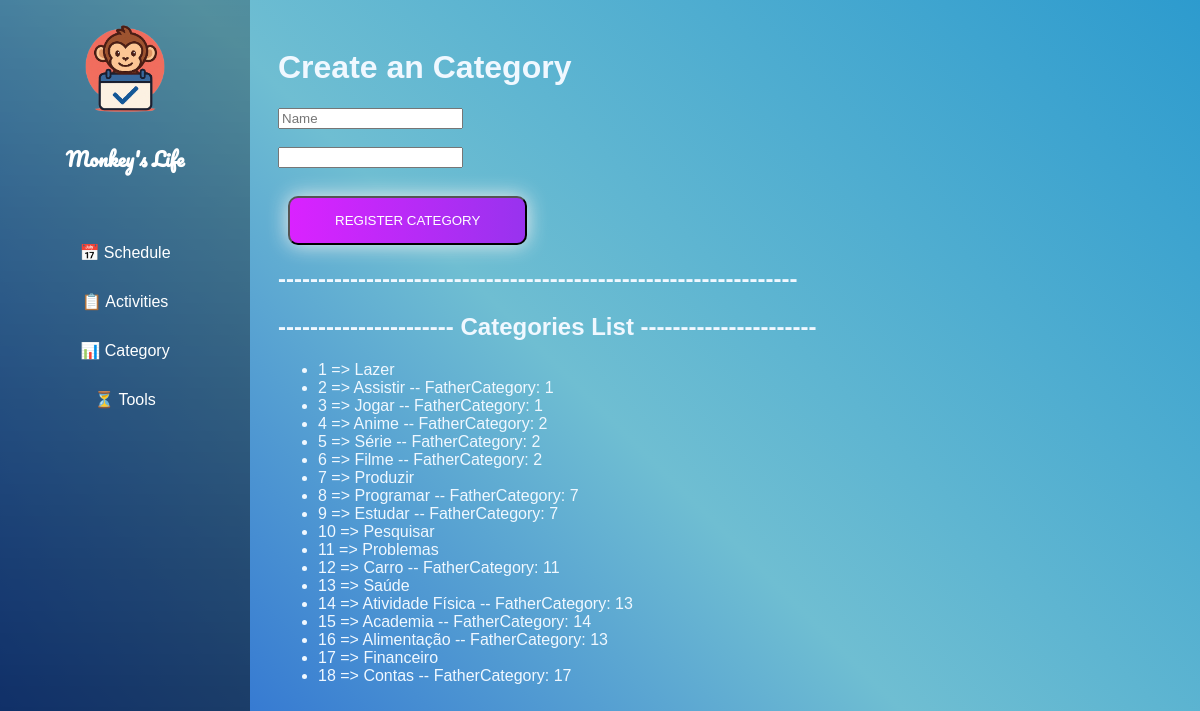
Page /activities/category on the committed database.
### schedule/blueprints/activities/models.py (models this page shows, shortened)
class Category(db.Model):
    __tablename__ = 'categories'
    id = db.Column(db.Integer, primary_key=True)
    name = db.Column(db.String(25), nullable=False)
    description = db.Column(db.String(200), nullable=True)
    category_father = db.Column(db.Integer, db.ForeignKey('categories.id'))

### schedule/blueprints/activities/routes.py (the view, shortened to what this page needs)
@activity.route('/category', methods=['POST', 'GET'])
def index_category():
    if request.method == 'GET':
        categories = Category.query.all()
        return render_template('activities/index_category.html', categories=categories)

### schedule/blueprints/activities/templates/activities/index_category.html (shortened to what this page needs)
{% extends "base.html" %}
{% block content %}
<div class="content">
    <h1>Create an Category</h1>
    <form action="{{ url_for('activity.index_category') }}" method="POST">
        <input type="text" name="name" placeholder="Name" required><br><br>
        <input list="categories" name="category_id" id="category_id">
        <br><br>
        <button class="btn-grad" type="submit">Register Category</button>
    </form>
    <h2>-----------------------------------------------------------------</h2>
    <h2>---------------------- Categories List ----------------------</h2>
    <ul>
        {% for category in categories %}
            <li>{{category.id}} => {{ category.name }} {% if category.category_father %} -- FatherCategory: {{ category.category_father }}{% endif %}</li>
        {% endfor %}
    </ul>
</div>
{% endblock %}

### schedule/static/css/style.css (style rules this page uses)
body { background-color: #2d9bce; background-image: linear-gradient(225deg, #2d9bce 0%, #6fbed2 50%, #1856d2 100%); display: flex; min-height: 100vh; font-family: 'Montserrat', sans-serif; color: #f0f8ff; }
.content { margin-left: 250px; padding: 20px; flex: 1; }
.btn-grad { background-image: linear-gradient(to right, #DA22FF 0%, #9733EE 51%, #DA22FF 100%) }
.btn-grad { margin: 10px; padding: 15px 45px; text-align: center; text-transform: uppercase; transition: 0.5s; background-size: 200% auto; color: white; box-shadow: 0 0 20px #eee; border-radius: 10px; display: block; }

### rows in the picture
Category: id "1", name "Lazer"
Category: id "2", name "Assistir", category_father "1"
Category: id "3", name "Jogar", category_father "1"
Category: id "4", name "Anime", category_father "2"
Category: id "5", name "Série", category_father "2"
Category: id "6", name "Filme", category_father "2"
Category: id "7", name "Produzir"
Category: id "8", name "Programar", category_father "7"
Category: id "9", name "Estudar", category_father "7"
Category: id "10", name "Pesquisar"
Category: id "11", name "Problemas"
Category: id "12", name "Carro", category_father "11"
Category: id "13", name "Saúde"
Category: id "14", name "Atividade Física", category_father "13"
Category: id "15", name "Academia", category_father "14"
Category: id "16", name "Alimentação", category_father "13"
Category: id "17", name "Financeiro"
Category: id "18", name "Contas", category_father "17"
